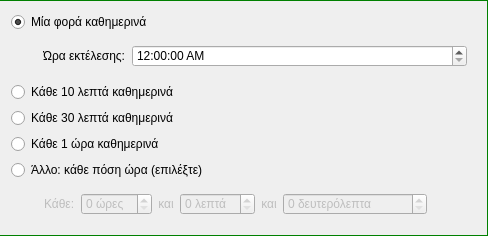
               <widget class="QFrame" name="frame_8">
                <property name="sizePolicy">
                 <sizepolicy hsizetype="Preferred" vsizetype="Maximum">
                  <horstretch>0</horstretch>
                  <verstretch>0</verstretch>
                 </sizepolicy>
                </property>
                <property name="styleSheet">
                 <string notr="true">QFrame{
	border:1px solid green;
	border-left:0px;
}</string>
                </property>
                <property name="frameShape">
                 <enum>QFrame::StyledPanel</enum>
                </property>
                <property name="frameShadow">
                 <enum>QFrame::Raised</enum>
                </property>
                <layout class="QGridLayout" name="gridLayout_12">
                 <property name="leftMargin">
                  <number>11</number>
                 </property>
                 <property name="topMargin">
                  <number>11</number>
                 </property>
                 <property name="rightMargin">
                  <number>11</number>
                 </property>
                 <property name="bottomMargin">
                  <number>11</number>
                 </property>
                 <item row="1" column="0">
                  <widget class="QFrame" name="frame_9">
                   <property name="sizePolicy">
                    <sizepolicy hsizetype="Preferred" vsizetype="Maximum">
                     <horstretch>0</horstretch>
                     <verstretch>0</verstretch>
                    </sizepolicy>
                   </property>
                   <property name="minimumSize">
                    <size>
                     <width>0</width>
                     <height>0</height>
                    </size>
                   </property>
                   <property name="styleSheet">
                    <string notr="true">QFrame{border:none;}</string>
                   </property>
                   <property name="frameShape">
                    <enum>QFrame::StyledPanel</enum>
                   </property>
                   <property name="frameShadow">
                    <enum>QFrame::Raised</enum>
                   </property>
                   <layout class="QGridLayout" name="gridLayout_13">
                    <property name="leftMargin">
                     <number>6</number>
                    </property>
                    <property name="topMargin">
                     <number>0</number>
                    </property>
                    <item row="0" column="0">
                     <widget class="QLabel" name="label_52">
                      <property name="sizePolicy">
                       <sizepolicy hsizetype="Preferred" vsizetype="Maximum">
                        <horstretch>0</horstretch>
                        <verstretch>0</verstretch>
                       </sizepolicy>
                      </property>
                      <property name="minimumSize">
                       <size>
                        <width>20</width>
                        <height>20</height>
                       </size>
                      </property>
                      <property name="maximumSize">
                       <size>
                        <width>20</width>
                        <height>20</height>
                       </size>
                      </property>
                      <property name="text">
                       <string/>
                      </property>
                      <property name="pixmap">
                       <pixmap resource="../../../icons.qrc">:/rest-windows/assets/images/rest-windows/down-right-arrow.png</pixmap>
                      </property>
                      <property name="scaledContents">
                       <bool>true</bool>
                      </property>
                     </widget>
                    </item>
                    <item row="0" column="1">
                     <widget class="QLabel" name="label_53">
                      <property name="sizePolicy">
                       <sizepolicy hsizetype="Fixed" vsizetype="Maximum">
                        <horstretch>0</horstretch>
                        <verstretch>0</verstretch>
                       </sizepolicy>
                      </property>
                      <property name="styleSheet">
                       <string notr="true">padding-top:7px;</string>
                      </property>
                      <property name="text">
                       <string>Ώρα εκτέλεσης:</string>
                      </property>
                      <property name="indent">
                       <number>0</number>
                      </property>
                     </widget>
                    </item>
                    <item row="0" column="2">
                     <widget class="QTimeEdit" name="month_one_time_timeEdit">
                      <property name="sizePolicy">
                       <sizepolicy hsizetype="Minimum" vsizetype="Maximum">
                        <horstretch>0</horstretch>
                        <verstretch>0</verstretch>
                       </sizepolicy>
                      </property>
                      <property name="styleSheet">
                       <string notr="true">margin-top:7px</string>
                      </property>
                      <property name="displayFormat">
                       <string>h:mm:ss AP</string>
                      </property>
                      <property name="calendarPopup">
                       <bool>true</bool>
                      </property>
                     </widget>
                    </item>
                   </layout>
                  </widget>
                 </item>
                 <item row="6" column="0">
                  <widget class="QFrame" name="frame_10">
                   <property name="enabled">
                    <bool>false</bool>
                   </property>
                   <property name="sizePolicy">
                    <sizepolicy hsizetype="Preferred" vsizetype="Maximum">
                     <horstretch>0</horstretch>
                     <verstretch>0</verstretch>
                    </sizepolicy>
                   </property>
                   <property name="minimumSize">
                    <size>
                     <width>0</width>
                     <height>0</height>
                    </size>
                   </property>
                   <property name="styleSheet">
                    <string notr="true">QFrame{border:none;}</string>
                   </property>
                   <property name="frameShape">
                    <enum>QFrame::StyledPanel</enum>
                   </property>
                   <property name="frameShadow">
                    <enum>QFrame::Raised</enum>
                   </property>
                   <layout class="QHBoxLayout" name="horizontalLayout_3">
                    <property name="leftMargin">
                     <number>7</number>
                    </property>
                    <property name="topMargin">
                     <number>0</number>
                    </property>
                    <item>
                     <widget class="QLabel" name="label_54">
                      <property name="sizePolicy">
                       <sizepolicy hsizetype="Preferred" vsizetype="Maximum">
                        <horstretch>0</horstretch>
                        <verstretch>0</verstretch>
                       </sizepolicy>
                      </property>
                      <property name="minimumSize">
                       <size>
                        <width>20</width>
                        <height>20</height>
                       </size>
                      </property>
                      <property name="maximumSize">
                       <size>
                        <width>20</width>
                        <height>20</height>
                       </size>
                      </property>
                      <property name="text">
                       <string/>
                      </property>
                      <property name="pixmap">
                       <pixmap resource="../../../icons.qrc">:/rest-windows/assets/images/rest-windows/down-right-arrow.png</pixmap>
                      </property>
                      <property name="scaledContents">
                       <bool>true</bool>
                      </property>
                     </widget>
                    </item>
                    <item>
                     <widget class="QLabel" name="label_55">
                      <property name="sizePolicy">
                       <sizepolicy hsizetype="Fixed" vsizetype="Maximum">
                        <horstretch>0</horstretch>
                        <verstretch>0</verstretch>
                       </sizepolicy>
                      </property>
                      <property name="styleSheet">
                       <string notr="true">padding-top:7px;</string>
                      </property>
                      <property name="text">
                       <string>Κάθε:</string>
                      </property>
                      <property name="indent">
                       <number>0</number>
                      </property>
                     </widget>
                    </item>
                    <item>
                     <widget class="QSpinBox" name="month_select_time_hours">
                      <property name="sizePolicy">
                       <sizepolicy hsizetype="Minimum" vsizetype="Maximum">
                        <horstretch>0</horstretch>
                        <verstretch>0</verstretch>
                       </sizepolicy>
                      </property>
                      <property name="styleSheet">
                       <string notr="true">margin-top:7px;</string>
                      </property>
                      <property name="suffix">
                       <string> ώρες</string>
                      </property>
                      <property name="prefix">
                       <string/>
                      </property>
                      <property name="maximum">
                       <number>24</number>
                      </property>
                     </widget>
                    </item>
                    <item>
                     <widget class="QLabel" name="label_57">
                      <property name="sizePolicy">
                       <sizepolicy hsizetype="Fixed" vsizetype="Maximum">
                        <horstretch>0</horstretch>
                        <verstretch>0</verstretch>
                       </sizepolicy>
                      </property>
                      <property name="styleSheet">
                       <string notr="true">margin-top:7px;</string>
                      </property>
                      <property name="text">
                       <string>και</string>
                      </property>
                      <property name="alignment">
                       <set>Qt::AlignCenter</set>
                      </property>
                     </widget>
                    </item>
                    <item>
                     <widget class="QSpinBox" name="month_select_time_minutes">
                      <property name="sizePolicy">
                       <sizepolicy hsizetype="Minimum" vsizetype="Maximum">
                        <horstretch>0</horstretch>
                        <verstretch>0</verstretch>
                       </sizepolicy>
                      </property>
                      <property name="styleSheet">
                       <string notr="true">margin-top:7px;</string>
                      </property>
                      <property name="suffix">
                       <string> λεπτά</string>
                      </property>
                      <property name="prefix">
                       <string/>
                      </property>
                      <property name="maximum">
                       <number>60</number>
                      </property>
                     </widget>
                    </item>
                    <item>
                     <widget class="QLabel" name="label_58">
                      <property name="sizePolicy">
                       <sizepolicy hsizetype="Fixed" vsizetype="Maximum">
                        <horstretch>0</horstretch>
                        <verstretch>0</verstretch>
                       </sizepolicy>
                      </property>
                      <property name="styleSheet">
                       <string notr="true">margin-top:7px;</string>
                      </property>
                      <property name="text">
                       <string>και</string>
                      </property>
                      <property name="alignment">
                       <set>Qt::AlignCenter</set>
                      </property>
                     </widget>
                    </item>
                    <item>
                     <widget class="QSpinBox" name="month_select_time_seconds">
                      <property name="sizePolicy">
                       <sizepolicy hsizetype="Minimum" vsizetype="Maximum">
                        <horstretch>0</horstretch>
                        <verstretch>0</verstretch>
                       </sizepolicy>
                      </property>
                      <property name="styleSheet">
                       <string notr="true">margin-top:7px;</string>
                      </property>
                      <property name="suffix">
                       <string> δευτερόλεπτα</string>
                      </property>
                      <property name="prefix">
                       <string/>
                      </property>
                      <property name="maximum">
                       <number>1000000</number>
                      </property>
                     </widget>
                    </item>
                    <item>
                     <spacer name="horizontalSpacer_13">
                      <property name="sizePolicy">
                       <sizepolicy hsizetype="Minimum" vsizetype="Minimum">
                        <horstretch>0</horstretch>
                        <verstretch>0</verstretch>
                       </sizepolicy>
                      </property>
                      <property name="orientation">
                       <enum>Qt::Horizontal</enum>
                      </property>
                      <property name="sizeHint" stdset="0">
                       <size>
                        <width>40</width>
                        <height>20</height>
                       </size>
                      </property>
                     </spacer>
                    </item>
                   </layout>
                  </widget>
                 </item>
                 <item row="5" column="0">
                  <widget class="QRadioButton" name="month_select_time_radioButton">
                   <property name="sizePolicy">
                    <sizepolicy hsizetype="Minimum" vsizetype="Maximum">
                     <horstretch>0</horstretch>
                     <verstretch>0</verstretch>
                    </sizepolicy>
                   </property>
                   <property name="text">
                    <string>Άλλο: κάθε πόση ώρα (επιλέξτε)</string>
                   </property>
                  </widget>
                 </item>
                 <item row="4" column="0">
                  <widget class="QRadioButton" name="month_every_1_hour_radioButton">
                   <property name="sizePolicy">
                    <sizepolicy hsizetype="Minimum" vsizetype="Maximum">
                     <horstretch>0</horstretch>
                     <verstretch>0</verstretch>
                    </sizepolicy>
                   </property>
                   <property name="text">
                    <string>Κάθε 1 ώρα καθημερινά</string>
                   </property>
                  </widget>
                 </item>
                 <item row="3" column="0">
                  <widget class="QRadioButton" name="month_every_30_minutes_radioButton">
                   <property name="sizePolicy">
                    <sizepolicy hsizetype="Minimum" vsizetype="Maximum">
                     <horstretch>0</horstretch>
                     <verstretch>0</verstretch>
                    </sizepolicy>
                   </property>
                   <property name="text">
                    <string>Κάθε 30 λεπτά καθημερινά</string>
                   </property>
                  </widget>
                 </item>
                 <item row="0" column="0">
                  <widget class="QRadioButton" name="month_one_time_radioButton">
                   <property name="sizePolicy">
                    <sizepolicy hsizetype="Minimum" vsizetype="Maximum">
                     <horstretch>0</horstretch>
                     <verstretch>0</verstretch>
                    </sizepolicy>
                   </property>
                   <property name="text">
                    <string>Μία φορά καθημερινά</string>
                   </property>
                   <property name="checked">
                    <bool>true</bool>
                   </property>
                  </widget>
                 </item>
                 <item row="2" column="0">
                  <widget class="QRadioButton" name="month_every_10_minutes_radioButton">
                   <property name="sizePolicy">
                    <sizepolicy hsizetype="Minimum" vsizetype="Maximum">
                     <horstretch>0</horstretch>
                     <verstretch>0</verstretch>
                    </sizepolicy>
                   </property>
                   <property name="text">
                    <string>Κάθε 10 λεπτά καθημερινά</string>
                   </property>
                  </widget>
                 </item>
                </layout>
               </widget>
